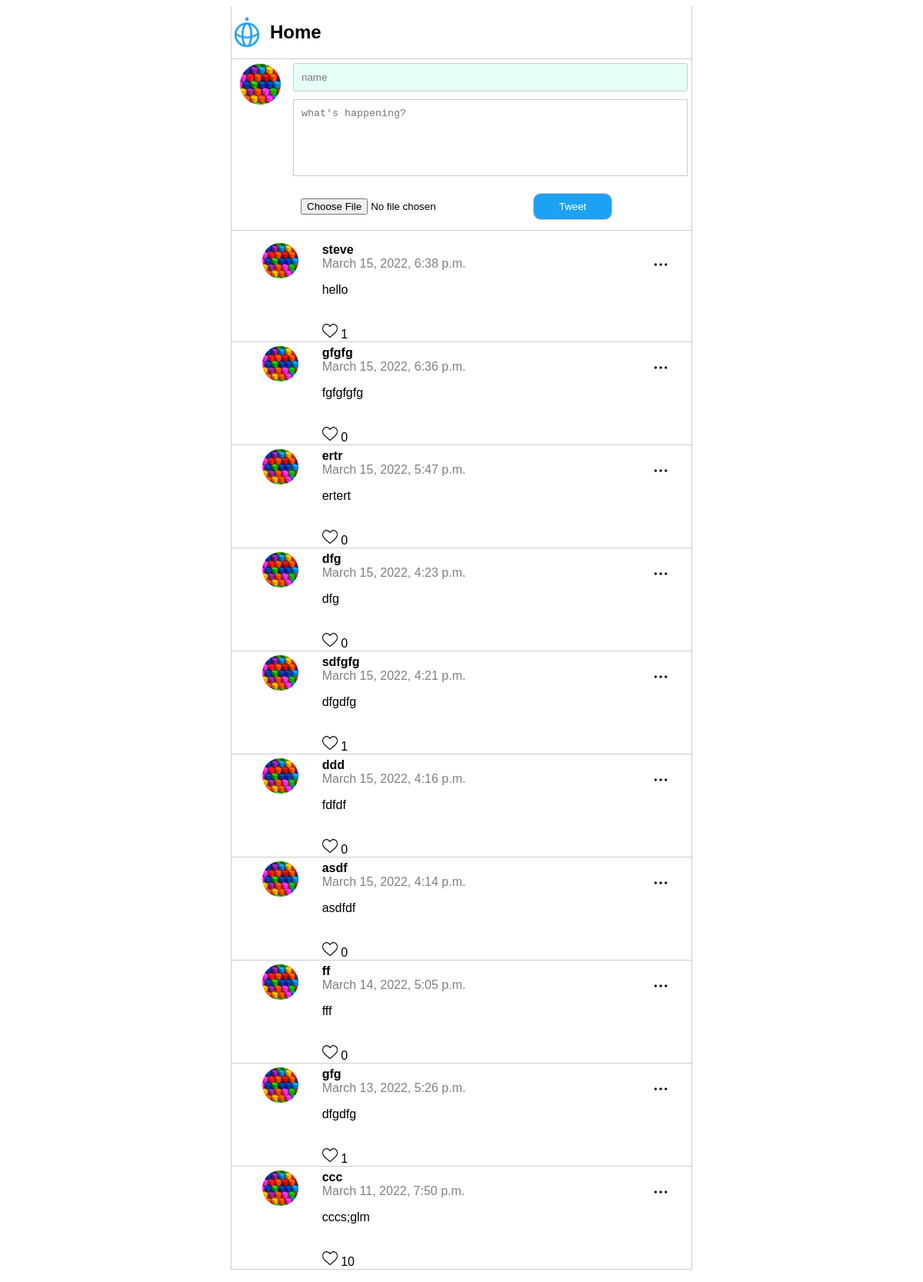
The page / on the database its author committed.
### posts/models.py (models this page shows)
class Post(models.Model):
    class Meta(object):
        db_table = 'post'
    name = models.CharField(
        'Name', blank=False, null=False, max_length=14, db_index=True, default='Anonymus'
    )
    body = models.CharField(
        'Body', blank=True, null=True, max_length=140, db_index=True
    )
    created_at = models.DateTimeField(
        'Created DateTime', blank=True, auto_now_add=True
    )
    image = CloudinaryField(
        'image', blank=True, db_index=True
    )
    like_count = models.IntegerField(default=0, null=True, blank=True)

### posts/views.py (the view, shortened to what this page needs)
# urls.py: path('', views.index , name = 'index'),
def index(request):
    posts = Post.objects.all().order_by('-created_at')[:20]
    return render(request, 'posts.html', {'posts': posts})

### templates/posts.html (shortened to what this page needs)
{% extends 'base.html' %} {% block content %}{% load static %}
<body class="posts">
<section class="content">
  <div class="main-header">
    <img src="/static/img/logo.svg" class="logo" />
    <h1>Home</h1>
</div>
<div class="my-icon">
  <img src="/static/img/sample-icon.jpg" class>
</div>
  <section class="post_form">
    <form action="/" method="POST" enctype="multipart/form-data">
      <input type="text" name="name" placeholder="name">
      <textarea name="body" placeholder="what's happening?" required></textarea>
      <input type="file" name="image" id="uploadimage">
      <input type="submit" value="Tweet" id="Tweet">
    </form>
  </section>
  <section class="posts">
    <ul>
      {% for post in posts %}
      <li>
        <img class="menu_icon js-menu-icon" src="{% static 'img/option.png' %}" />
        <div class="logo">
          <img src="/static/img/sample-icon.jpg" class>
        </div>
        <div class="name_body">
          <div class="name">{{post.name}} <br /></div>
          <div class="datetime">{{post.created_at}} <br /></div>
          <p>{{post.body}} <br /></p>
        <br>
        <div>
          <a href="likes/{{post.id}}">
          <img src="/static/img/heart.png" alt="image" style="width: 20px; height: 20px;" class="like_btn" ></a>
          {{post.like_count}}
          </div>
        </div>
      </li>
        {% endfor %}
    </ul>
  </section>
</body>
</body>
{% endblock %}

### templates/base.html (shortened to what this page needs)
<!DOCTYPE html>
<html lang="en">
<head>
    {% load static %}
    <link href="{% static 'css/style.css' %}" rel="stylesheet" />
</head>
<body>
    {% block content %}{% endblock %}
</body>
</html>

### static/css/style.css (style rules this page uses)
html, body { height: auto; font-family: sans-serif; }
.content { max-width: 600px; margin: 0 auto; border-left: 1px solid #ccc; border-right: 1px solid #ccc; margin-left: auto; margin-right: auto; justify-content: center; }
.main-header { display: flex; border-bottom: 1px solid #ccc; }
img.logo { width: 40px; }
h1 { width: 10px; padding-left: 10px; }
.my-icon { position: absolute; width: 80px; padding: 5px 15px 10px 10px; }
.my-icon img { width: 100%; border-radius: 50%; border: 1px solid rgb(235, 238, 240); }
input[type="text"] { margin-left: 40px; }
.post_form { padding: 5px 45px 0px 40px; border-bottom: 1px solid #ccc; }
.post_form input { width: 100%; margin-bottom: 10px; padding: 10px; border: 1px solid #ccc; background-color: #e6fef7; border-radius: 3px 3px 3px 3px; }
input#uploadimage { margin-left: 40px; width: 60%; padding-top: 20px; border: 0; background-color: white; }
input#Tweet { width: 20%; background-color: rgb(29, 161, 242); color: white; padding: 9px; border-radius: 10px; }
.post_form textarea { width: 100%; padding: 10px; height: 100px; resize: none; border: 1px solid #ccc; margin-left: 40px; margin-bottom: 5px; }
.posts ul { padding: 0; }
.posts li { position: relative; display:flex; border-bottom: 1px solid #ccc; padding: 0px 40px; list-style: none; margin-bottom: 5px; margin-top: 5px; }
.posts li .menu_icon { width: 20px; position: absolute; right: 30px; top: 18px; }
.posts li .logo { flex-basis: 15%; }
.posts li .logo img { width: 60%; border-radius: 50%; }
.posts li .name_body { flex-basis: 85%; }
.posts li .name_body .name { font-weight: bold; }
.posts li .name_body .datetime { color: gray; }

### rows shown on the page
Post: name "steve", created_at "March 15, 2022, 6:38 p.m.", body "hello", like_count "1"
Post: name "gfgfg", created_at "March 15, 2022, 6:36 p.m.", body "fgfgfgfg", like_count "0"
Post: name "ertr", created_at "March 15, 2022, 5:47 p.m.", body "ertert", like_count "0"
Post: name "dfg", created_at "March 15, 2022, 4:23 p.m.", body "dfg", like_count "0"
Post: name "sdfgfg", created_at "March 15, 2022, 4:21 p.m.", body "dfgdfg", like_count "1"
Post: name "ddd", created_at "March 15, 2022, 4:16 p.m.", body "fdfdf", like_count "0"
Post: name "asdf", created_at "March 15, 2022, 4:14 p.m.", body "asdfdf", like_count "0"
Post: name "ff", created_at "March 14, 2022, 5:05 p.m.", body "fff", like_count "0"
Post: name "gfg", created_at "March 13, 2022, 5:26 p.m.", body "dfgdfg", like_count "1"
Post: name "ccc", created_at "March 11, 2022, 7:50 p.m.", body "cccs;glm", like_count "10"
